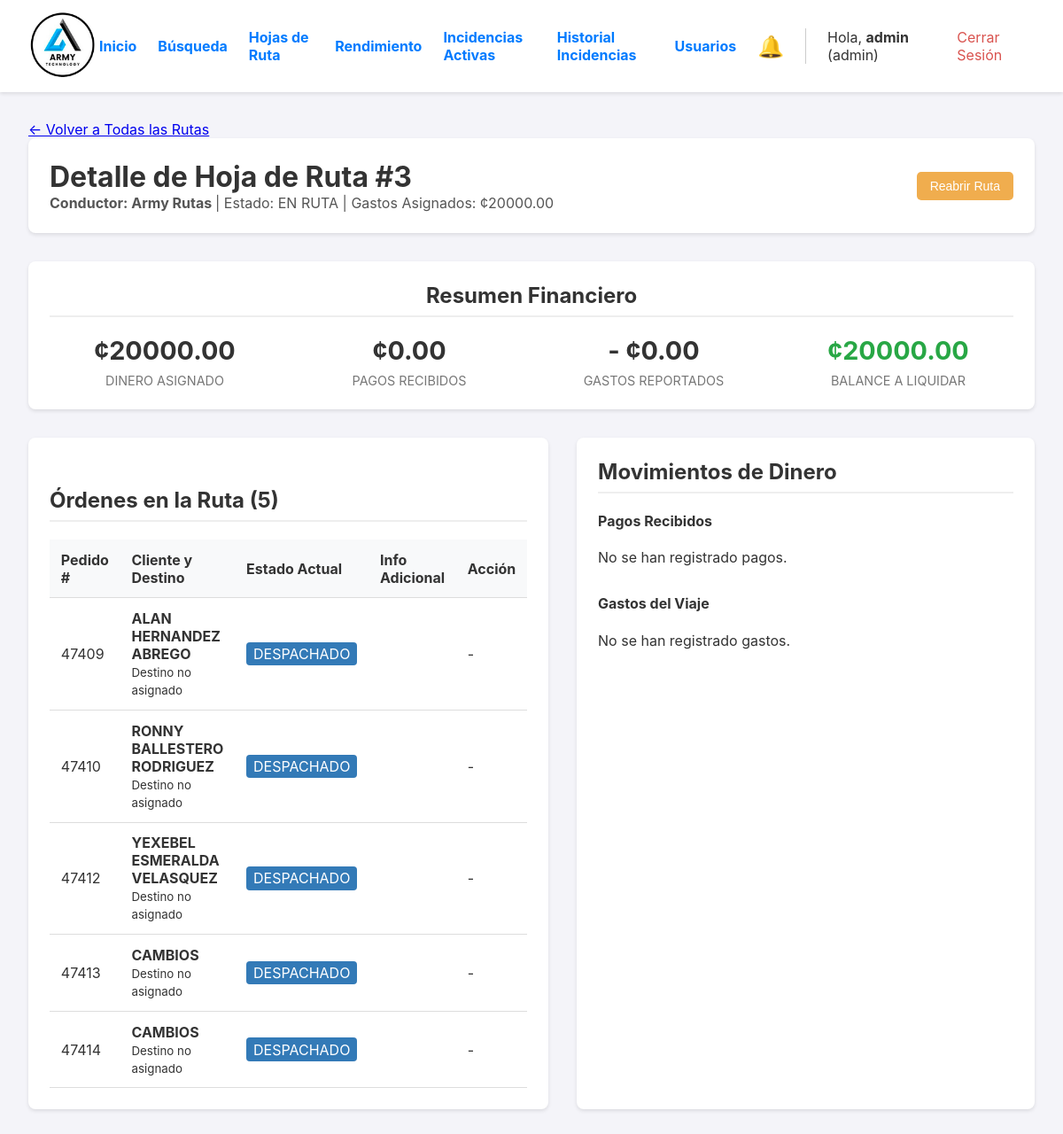
The app's page /ruta/3 (signed in), older data.
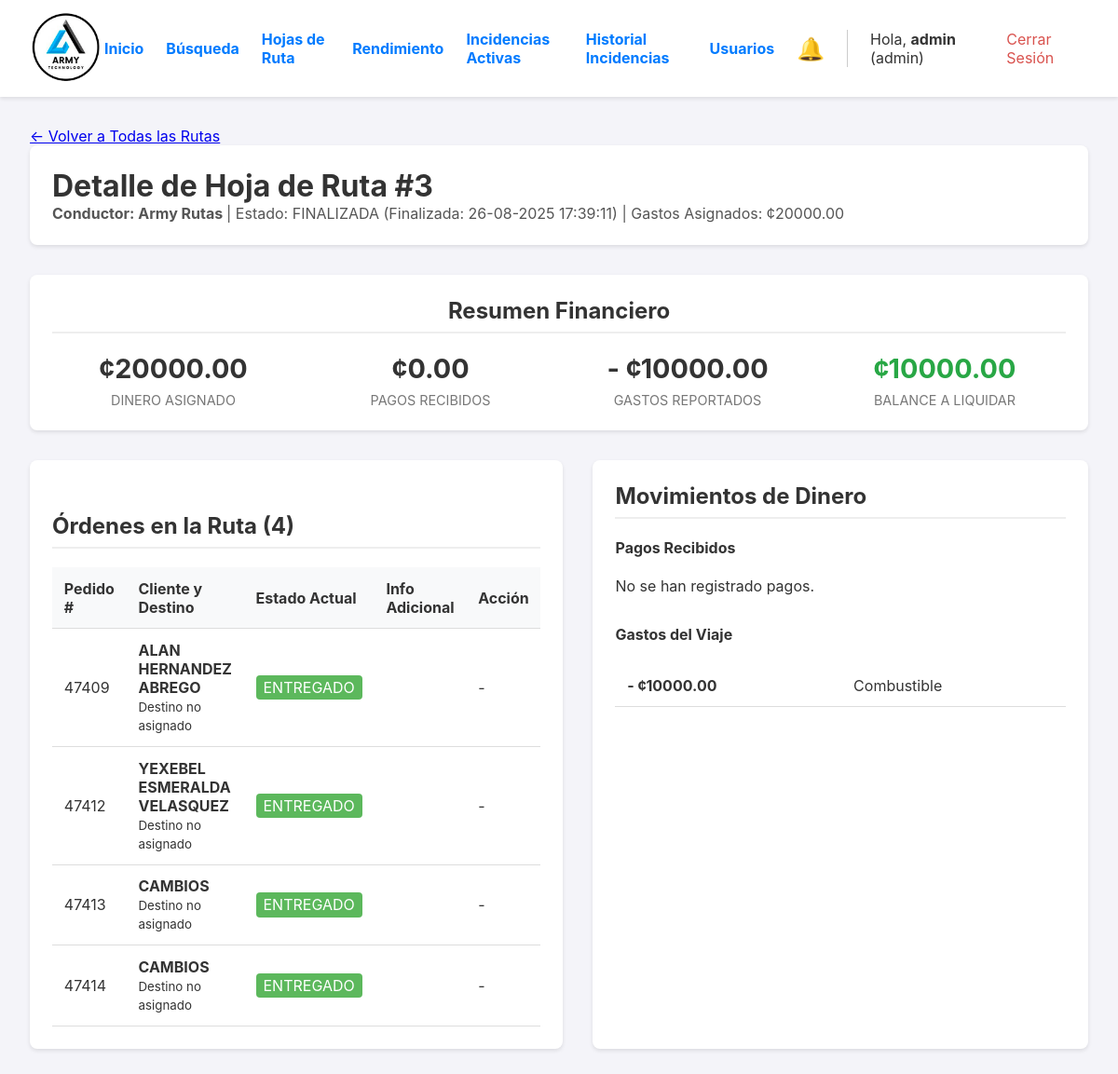
The same page, newer data.
### app.py (models this page shows, shortened)
class HojaDeRuta(db.Model):
    __tablename__ = 'hoja_de_ruta'
    id = db.Column(db.Integer, primary_key=True)
    fecha_creacion = db.Column(db.DateTime, default=datetime.datetime.utcnow)
    estado = db.Column(db.String(20), nullable=False, default='EN_PREPARACION')
    gastos_asignados = db.Column(db.Float, nullable=False, default=0.0)
    ordenes = db.relationship('Orden', backref='hoja_de_ruta', lazy='dynamic')
    transacciones = db.relationship('Transaccion', backref='hoja_de_ruta', lazy='dynamic', cascade="all, delete-orphan")
    gastos_viaje = db.relationship('GastoViaje', backref='hoja_de_ruta', lazy='dynamic', cascade="all, delete-orphan")
    fecha_finalizacion = db.Column(db.DateTime, nullable=True)
    tipo_entrega = db.Column(db.String(20), nullable=False, default='INTERNA') # Valores: 'INTERNA', 'EXTERNA'
    conductor_id = db.Column(db.Integer, db.ForeignKey('user.id'), nullable=True) # Ahora es opcional
    conductor = db.relationship('User', backref='hojas_de_ruta')
    nombre_transportista = db.Column(db.String(100), nullable=True) # Ej: "Guatex", "Cargo Expreso"
    nombre_receptor = db.Column(db.String(100), nullable=True)     # Nombre de la persona que recibe
    id_receptor = db.Column(db.String(50), nullable=True)          # DPI, Cédula, etc.

class Orden(db.Model):
    id = db.Column(db.Integer, primary_key=True)
    numero_pedido = db.Column(db.String(50), unique=True, nullable=False)
    cliente_nombre = db.Column(db.String(200), nullable=False)
    cliente_direccion = db.Column(db.String(300), nullable=True)
    estado = db.Column(db.String(30), nullable=False, default='PENDIENTE')
    fecha_creacion = db.Column(db.DateTime, nullable=False, default=datetime.datetime.utcnow)
    lote_id = db.Column(db.Integer, db.ForeignKey('lote_picking.id'), nullable=True)
    items = db.relationship('ItemOrden', backref='orden', lazy=True, cascade="all, delete-orphan")
    fecha_inicio_picking = db.Column(db.DateTime, nullable=True)
    fecha_fin_picking = db.Column(db.DateTime, nullable=True)
    fecha_fin_packing = db.Column(db.DateTime, nullable=True)
    fecha_despacho = db.Column(db.DateTime, nullable=True)
    packer_id = db.Column(db.Integer, db.ForeignKey('user.id', ondelete='SET NULL'), nullable=True)
    packer = db.relationship('User', foreign_keys=[packer_id])
    devolucion_confirmada = db.Column(db.Boolean, default=False, nullable=False)
    bultos = db.relationship('Bulto', backref='orden', cascade="all, delete-orphan")
    hoja_de_ruta_id = db.Column(db.Integer, db.ForeignKey('hoja_de_ruta.id'), nullable=True)
    destino_id = db.Column(db.Integer, db.ForeignKey('destino.id'), nullable=True)
    destino = db.relationship('Destino', backref='ordenes')
    guia_encomienda = db.Column(db.String(100), nullable=True)

class GastoViaje(db.Model):
    __tablename__ = 'gasto_viaje'
    id = db.Column(db.Integer, primary_key=True)
    hoja_de_ruta_id = db.Column(db.Integer, db.ForeignKey('hoja_de_ruta.id'), nullable=False)
    monto_gastado = db.Column(db.Float, nullable=False)
    descripcion = db.Column(db.Text, nullable=False)
    fecha_registro = db.Column(db.DateTime, default=datetime.datetime.utcnow)

### app.py (the view)
@app.route('/ruta/<int:ruta_id>')
@login_required
@logistica_required
def detalle_ruta(ruta_id):
    ruta_query = db.select(HojaDeRuta).where(HojaDeRuta.id == ruta_id).options(joinedload(HojaDeRuta.conductor))
    ruta = db.session.execute(ruta_query).scalar_one_or_none()
    if not ruta:
        abort(404)
    ordenes_asignadas = db.session.execute(
        db.select(Orden).where(Orden.hoja_de_ruta_id == ruta.id)
        .options(joinedload(Orden.destino))
        .order_by(Orden.numero_pedido)
    ).scalars().all()
    ordenes_disponibles = []
    if ruta.estado == 'EN_PREPARACION':
        ordenes_disponibles = db.session.execute(db.select(Orden).filter(
            Orden.estado == 'LISTO_PARA_DESPACHO',
            Orden.hoja_de_ruta_id.is_(None)
        ).order_by(Orden.fecha_creacion.asc())).scalars().all()
    transacciones_ruta = db.session.execute(db.select(Transaccion).where(Transaccion.hoja_de_ruta_id == ruta.id)).scalars().all()
    gastos_ruta = db.session.execute(db.select(GastoViaje).where(GastoViaje.hoja_de_ruta_id == ruta.id)).scalars().all()
    total_recibido = sum(t.monto_recibido for t in transacciones_ruta)
    total_gastado = sum(g.monto_gastado for g in gastos_ruta)
    balance = (ruta.gastos_asignados + total_recibido) - total_gastado
    return render_template(
        'detalle_ruta.html',
        ruta=ruta,
        ordenes_asignadas=ordenes_asignadas,
        ordenes_disponibles=ordenes_disponibles,
        transacciones=transacciones_ruta,
        gastos=gastos_ruta,
        total_recibido=total_recibido,
        total_gastado=total_gastado,
        balance=balance
    )

### app.py (called while the page is built)
def logistica_required(f):
    @wraps(f)
    def decorated_function(*args, **kwargs):
        if not current_user.is_authenticated or current_user.role not in ['admin', 'operario']:
            flash('Se requiere rol de Administrador o de Operario para acceder a esta página.', 'error')
            return redirect(url_for('dashboard')) # O a donde prefieras
        return f(*args, **kwargs)
    return decorated_function

@login_manager.user_loader
def load_user(user_id):
    return db.session.get(User, int(user_id))

@app.template_filter('localtime')
def to_localtime_filter(utc_datetime):
    if not utc_datetime: return ""
    local_tz = pytz.timezone('America/Costa_Rica')
    local_dt = utc_datetime.replace(tzinfo=pytz.utc).astimezone(local_tz)
    return local_dt.strftime('%d-%m-%Y %H:%M:%S')

### templates/detalle_ruta.html (shortened to what the changed rows need)
{% extends "layout.html" %}
{% block content %}
<div class="ruta-header">
    <div>
        <h1>Detalle de Hoja de Ruta #{{ ruta.id }}</h1>
        <p style="margin:0; color:#555;">
            <strong>
            </strong> |
            Estado: {{ ruta.estado.replace('_', ' ') }}
            {% if ruta.fecha_finalizacion %}
                (Finalizada: {{ ruta.fecha_finalizacion|localtime }})
            {% endif %}
            | Gastos Asignados: ¢{{ '%.2f'|format(ruta.gastos_asignados) }}
        </p>
    </div>
    <div class="header-actions">
        {% if ruta.estado == 'EN_PREPARACION' %}
        <form action="{{ url_for('iniciar_ruta', ruta_id=ruta.id) }}" method="POST" class="form-iniciar-ruta" onsubmit="return confirm('¿Está seguro? Esta acción guardará los gastos y llevará a la pantalla de verificación.');">
            <div class="form-group">
                <input type="number" name="gastos_asignados" value="{{ '%.2f'|format(ruta.gastos_asignados) }}"
                       step="0.01" min="0" required title="Gastos asignados para la ruta">
            </div>
            <button type="submit" class="action-btn start-route-btn">Verificar e Iniciar Ruta</button>
        </form>
        {% elif ruta.estado == 'EN_RUTA' %}
        <form action="{{ url_for('reabrir_ruta', ruta_id=ruta.id) }}" method="POST" onsubmit="return confirm('¿Reabrir esta ruta para edición? Esto solo es posible si el conductor no ha iniciado las entregas.');">
            <button type="submit" class="action-btn" style="background-color: #f0ad4e;">Reabrir Ruta</button>
        </form>
        {% endif %}
    </div>
</div>
<div class="grid-column resumen-financiero">
    <h2>Resumen Financiero</h2>
    <div class="resumen-grid">
        <div>
            <div class="valor">¢{{ '%.2f'|format(ruta.gastos_asignados) }}</div>
            <div class="etiqueta">Dinero Asignado</div>
        </div>
        <div>
            <div class="valor">- ¢{{ '%.2f'|format(total_gastado) }}</div>
            <div class="etiqueta">Gastos Reportados</div>
        </div>
        <div>
            <div class="valor {{ 'balance-positivo' if balance >= 0 else 'balance-negativo' }}">¢{{ '%.2f'|format(balance) }}</div>
            <div class="etiqueta">Balance a Liquidar</div>
        </div>
    </div>
</div>
<div class="ruta-grid" style="margin-top: 2rem;">
    <div class="grid-column">
        <h2 style="margin-top: 2rem;">Órdenes en la Ruta ({{ ordenes_asignadas|length }})</h2>
        {% if ordenes_asignadas %}
        <table>
            <thead> <tr> <th>Pedido #</th> <th>Cliente y Destino</th> <th>Estado Actual</th> <th>Info Adicional</th> <th>Acción</th> </tr> </thead>
            <tbody>
                {% for orden in ordenes_asignadas %}
                <tr>
                    <td>{{ orden.numero_pedido }}</td>
                    <td>
                        <strong>{{ orden.cliente_nombre }}</strong><br>
                        <small>{{ orden.destino.nombre if orden.destino else 'Destino no asignado' }}</small>
                    </td>
                    <td><span class="estado-{{ orden.estado }}">{{ orden.estado.replace('_', ' ') }}</span></td>
                    <td>
                    </td>
                    <td>
                        {% if ruta.estado == 'EN_PREPARACION' %}
                        <form action="{{ url_for('quitar_orden_de_ruta', orden_id=orden.id) }}" method="POST" onsubmit="return confirm('¿Quitar esta orden de la ruta?');">
                            <button type="submit" class="remove-btn">Quitar</button>
                        </form>
                        {% else %}
                            -
                        {% endif %}
                    </td>
                </tr>
                {% endfor %}
            </tbody>
        </table>
        {% else %}
        <p>Aún no se han añadido órdenes a esta hoja de ruta.</p>
        {% endif %}
    </div>
    <div class="grid-column">
        <h2>Movimientos de Dinero</h2>
        <h4>Pagos Recibidos</h4>
        {% if transacciones %}
            <table>
                <tbody>
                {% for t in transacciones %}
                    <tr>
                        <td><strong>¢{{ '%.2f'|format(t.monto_recibido) }}</strong> de Orden #{{ t.orden.numero_pedido }}</td>
                        <td><small>{{ t.nota }}</small></td>
                    </tr>
                {% endfor %}
                </tbody>
            </table>
        {% else %}
            <p>No se han registrado pagos.</p>
        {% endif %}
        <h4 style="margin-top: 2rem;">Gastos del Viaje</h4>
        {% if gastos %}
            <table>
                <tbody>
                {% for g in gastos %}
                    <tr>
                        <td><strong>- ¢{{ '%.2f'|format(g.monto_gastado) }}</strong></td>
                        <td>{{ g.descripcion }}</td>
                    </tr>
                {% endfor %}
                </tbody>
            </table>
        {% else %}
            <p>No se han registrado gastos.</p>
        {% endif %}
    </div>
</div>
{% endblock %}

Row changes from the older to the newer data that the page shows:
no longer on this page (row edited): Orden: numero_pedido "47410", cliente_nombre "RONNY BALLESTERO RODRIGUEZ", destino "Destino no asignado", estado.replace "DESPACHADO"
changed HojaDeRuta id 3: estado.replace "EN RUTA" → "FINALIZADA"; fecha_finalizacion (not shown) → "26-08-2025 17:39:11"; estado "EN_RUTA" → "FINALIZADA" (drawn)
changed Orden "ALAN HERNANDEZ ABREGO": estado "DESPACHADO" → "ENTREGADO" (drawn); estado.replace "DESPACHADO" → "ENTREGADO"
changed Orden "YEXEBEL ESMERALDA VELASQUEZ": estado "DESPACHADO" → "ENTREGADO" (drawn); estado.replace "DESPACHADO" → "ENTREGADO"
changed Orden (number 3 of 4 on the later page): estado "DESPACHADO" → "ENTREGADO" (drawn); estado.replace "DESPACHADO" → "ENTREGADO"
changed Orden (number 4 of 4 on the later page): estado "DESPACHADO" → "ENTREGADO" (drawn); estado.replace "DESPACHADO" → "ENTREGADO"
added GastoViaje: monto_gastado "10000.00", descripcion "Combustible"
Text that changed along with them:
{{ '%.2f'|format(total_gastado) }}: "0.00" → "10000.00"
{{ '%.2f'|format(balance) }}: "20000.00" → "10000.00"
{{ ordenes_asignadas|length }}: "5" → "4"
text no longer shown: "Reabrir Ruta No se han registrado gastos."
text now shown: "(Finalizada: )"
